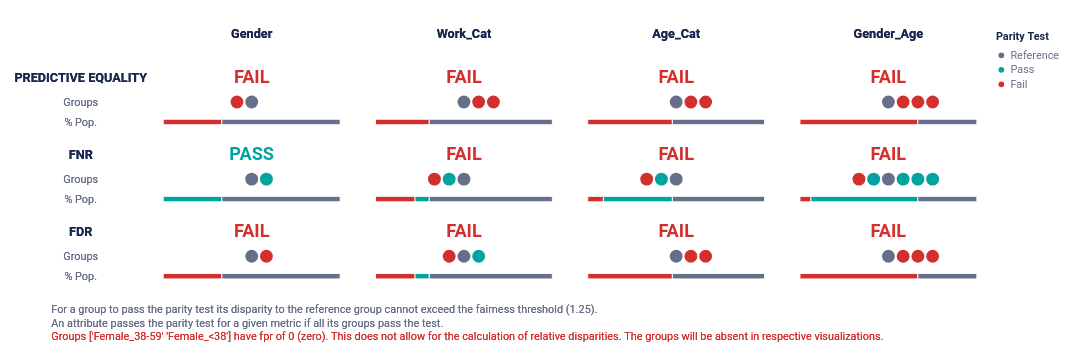

The code cell stored with this chart in its notebook:
### Code cell
auditd = Audit(df, label_column="label_value", reference_groups={'gender':'Male', 'work_cat':'Private', 'age_cat':'<38', 'gender_age':'Male_<38'})

auditd.audit(bias_args={
    "alpha": 0.05,
    "check_significance": True,
    "mask_significance": True
})

metrics = ['fpr','fnr','fdr']
disparity_tolerance = 1.25

auditd.summary_plot(metrics=metrics, fairness_threshold=disparity_tolerance)
